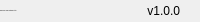
              <widget class="QFrame" name="bottomBar">
               <property name="minimumSize">
                <size>
                 <width>0</width>
                 <height>22</height>
                </size>
               </property>
               <property name="maximumSize">
                <size>
                 <width>16777215</width>
                 <height>22</height>
                </size>
               </property>
               <property name="frameShape">
                <enum>QFrame::NoFrame</enum>
               </property>
               <property name="frameShadow">
                <enum>QFrame::Raised</enum>
               </property>
               <layout class="QHBoxLayout" name="horizontalLayout_5">
                <property name="spacing">
                 <number>0</number>
                </property>
                <property name="leftMargin">
                 <number>0</number>
                </property>
                <property name="topMargin">
                 <number>0</number>
                </property>
                <property name="rightMargin">
                 <number>0</number>
                </property>
                <property name="bottomMargin">
                 <number>0</number>
                </property>
                <item>
                 <widget class="QLabel" name="creditsLabel">
                  <property name="maximumSize">
                   <size>
                    <width>16777215</width>
                    <height>16</height>
                   </size>
                  </property>
                  <property name="font">
                   <font>
                    <family>Segoe UI</family>
                    <pointsize>-1</pointsize>
                    <italic>false</italic>
                    <bold>false</bold>
                   </font>
                  </property>
                  <property name="text">
                   <string>Powered By: Dream Networks Pvt Ltd</string>
                  </property>
                  <property name="alignment">
                   <set>Qt::AlignLeading|Qt::AlignLeft|Qt::AlignVCenter</set>
                  </property>
                 </widget>
                </item>
                <item>
                 <widget class="QLabel" name="version">
                  <property name="text">
                   <string>v1.0.0</string>
                  </property>
                  <property name="alignment">
                   <set>Qt::AlignRight|Qt::AlignTrailing|Qt::AlignVCenter</set>
                  </property>
                 </widget>
                </item>
                <item>
                 <widget class="QFrame" name="frame_size_grip">
                  <property name="minimumSize">
                   <size>
                    <width>20</width>
                    <height>0</height>
                   </size>
                  </property>
                  <property name="maximumSize">
                   <size>
                    <width>20</width>
                    <height>16777215</height>
                   </size>
                  </property>
                  <property name="frameShape">
                   <enum>QFrame::NoFrame</enum>
                  </property>
                  <property name="frameShadow">
                   <enum>QFrame::Raised</enum>
                  </property>
                 </widget>
                </item>
               </layout>
              </widget>
